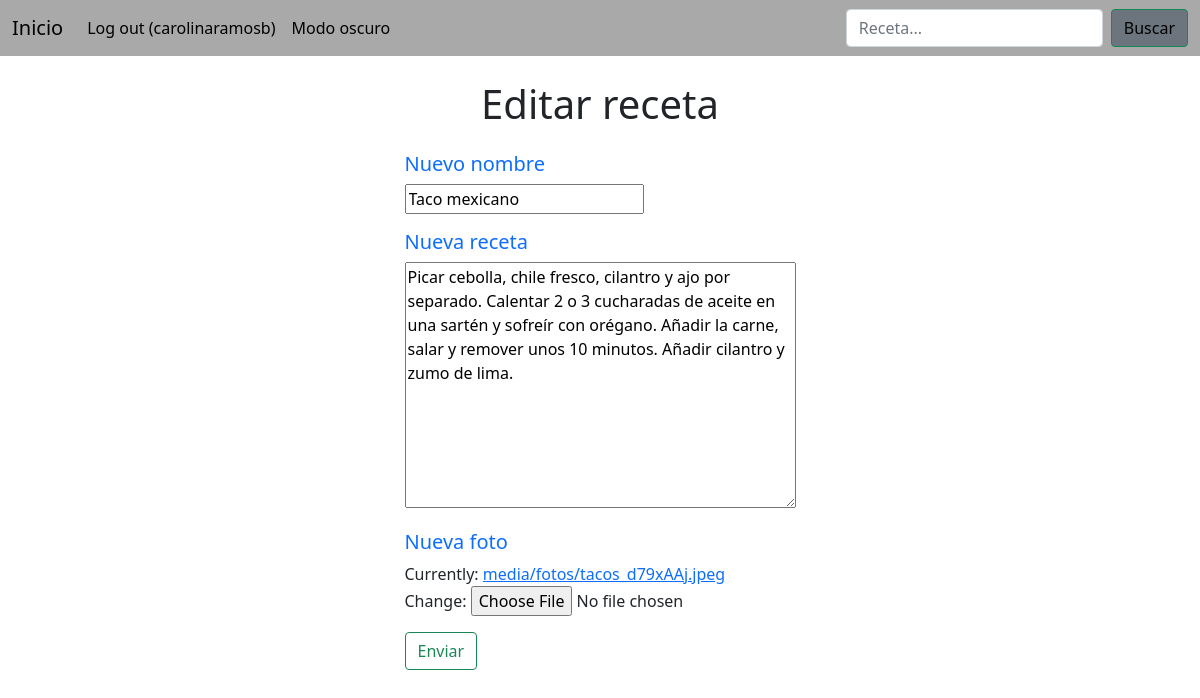
Screenshot of /editar/18/ (signed in) with the database file from the repository.
### recetas/models.py (models this page shows, shortened)
class Receta(models.Model):
  nombre       = models.CharField(max_length=200)
  preparación  = models.TextField(max_length=5000)
  foto         = models.FileField(upload_to='media/fotos')

### recetas/views.py (the view, shortened to what this page needs)
# urls.py: path('editar/<str:id_receta>/', views.editar, name='editar'),
@login_required
def editar(request, id_receta):
    receta = Receta.objects.get(id=id_receta)
    form = RecetaForm(instance=receta)
    context = {'form':form}
    return render(request, 'editar.html', context)

### recetas/forms.py
class RecetaForm(forms.ModelForm):
    class Meta:
        model = Receta
        fields = ('nombre', 'preparación', 'foto')

### recetas/templates/editar.html
{% extends 'index.html' %}
{% block mostrar %}
<div class="mt-4 container d-flex justify-content-center">
    <h1 id="h1-registro">Editar receta</h1>
</div>
  <div class="container d-flex justify-content-center">
    <form class="justify-content-center" method="POST">{% csrf_token %}
		<div class="justify-content-center">
			<p class="card-text">
			<h5 class="text-primary">Nuevo nombre</h5>
				{{ form.nombre }}
			</p>
		</div>
		<div class="justify-content-center">
			<p class="card-text">
			<h5 class="text-primary">Nueva receta</h5>
				{{ form.preparación }}
			</p>
		</div>
    <div class="justify-content-center">
			<p class="card-text">
			<h5 class="text-primary">Nueva foto</h5>
				{{ form.foto }}
			</p>
		</div>
		<button type="submit" class="btn btn-outline-success">Enviar</button>
	</form>
  </div>
{% endblock %}

### recetas/templates/index.html (shortened to what this page needs)
<!DOCTYPE html>
<html lang="en">
  <head>
    <link href="https://cdn.jsdelivr.net/npm/bootstrap@5.1.3/dist/css/bootstrap.min.css" rel="stylesheet">
  </head>
  <body>
    <nav class="navbar navbar-expand-sm mb-3" style = "background-color: darkgrey">
      <div class="container-fluid">
        <a class="navbar-brand" style = "color: black" href="{% url 'index' %}">Inicio</a>
        <div class="collapse navbar-collapse" id="navbarCollapse">
          <ul class="navbar-nav me-auto mb-2 mb-md-0">
            <li class="nav-item">
              <div class="autentificacion">
                {% if user.is_authenticated %}
                  <a class="nav-link"  style="color:black" href="{% url 'logout' %}?next={{ request.path }}">Log out ({{user.get_username}})</a>
                {% else %}
                  <a class="nav-link" style = "color: black" href="{% url 'login' %}?next={{ request.path }}">Log in</a>
                {% endif %}
              </div>
            </li>
            <form action = "index_oscuro" method = "get">
              <li class="nav-item">
                <a class="nav-link" style = "color: black" href="{% url 'index_oscuro' %}">Modo oscuro</a>
              </li>
            </form>
          </ul>
          <form action = "busqueda" method = "get" class="d-flex">
            <input class="form-control me-2" type="search" placeholder="Receta..." aria-label="busqueda" name="q">
            <button class="btn btn-outline-success btn-secondary" style="color:black" type="submit">Buscar</button>
          </form>
        </div>
      </div>
    </nav>
  {%block mostrar%}{%endblock%}
  </body>
</html>

### rows the page displays
Receta: nombre "Taco mexicano", preparación "Picar cebolla, chile fresco, cilantro y ajo por separado. Calentar 2 o 3 cucharadas de aceite en una sartén y sofreír con orégano. Añadir la carne, salar y remover unos 10 minutos. Añadir cilantro y zumo de lima."

### other values shown
{{ user.get_username }} "carolinaramosb"
